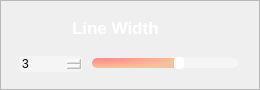
                 <widget class="QFrame" name="LINE_THICKNESS">
                  <property name="minimumSize">
                   <size>
                    <width>260</width>
                    <height>90</height>
                   </size>
                  </property>
                  <property name="maximumSize">
                   <size>
                    <width>260</width>
                    <height>90</height>
                   </size>
                  </property>
                  <property name="styleSheet">
                   <string notr="true">QFrame#LINE_THICKNESS{
border:2px solid rgba(255, 255, 255, 70);
border-radius:15px;
}</string>
                  </property>
                  <property name="frameShape">
                   <enum>QFrame::Shape::StyledPanel</enum>
                  </property>
                  <property name="frameShadow">
                   <enum>QFrame::Shadow::Raised</enum>
                  </property>
                  <layout class="QVBoxLayout" name="verticalLayout_23">
                   <item>
                    <widget class="QPushButton" name="ToggleBotton_5">
                     <property name="sizePolicy">
                      <sizepolicy hsizetype="Expanding" vsizetype="Fixed">
                       <horstretch>0</horstretch>
                       <verstretch>0</verstretch>
                      </sizepolicy>
                     </property>
                     <property name="minimumSize">
                      <size>
                       <width>0</width>
                       <height>30</height>
                      </size>
                     </property>
                     <property name="maximumSize">
                      <size>
                       <width>16777215</width>
                       <height>30</height>
                      </size>
                     </property>
                     <property name="font">
                      <font>
                       <family>Nirmala UI</family>
                       <pointsize>13</pointsize>
                       <italic>false</italic>
                       <bold>true</bold>
                      </font>
                     </property>
                     <property name="cursor">
                      <cursorShape>ArrowCursor</cursorShape>
                     </property>
                     <property name="mouseTracking">
                      <bool>true</bool>
                     </property>
                     <property name="focusPolicy">
                      <enum>Qt::FocusPolicy::StrongFocus</enum>
                     </property>
                     <property name="contextMenuPolicy">
                      <enum>Qt::ContextMenuPolicy::DefaultContextMenu</enum>
                     </property>
                     <property name="layoutDirection">
                      <enum>Qt::LayoutDirection::LeftToRight</enum>
                     </property>
                     <property name="autoFillBackground">
                      <bool>false</bool>
                     </property>
                     <property name="styleSheet">
                      <string notr="true">QPushButton{
background-image:url(:/setting /images/newsize/line.png);
background-repeat: no-repeat;
background-position: left center;
border: none;
border-left: 20px solid transparent;
text-align: left;
padding-left: 40px;
padding-bottom: 4px;
color: white;
font: 700 13pt &quot;Nirmala UI&quot;;
}</string>
                     </property>
                     <property name="text">
                      <string>Line Width</string>
                     </property>
                     <property name="autoDefault">
                      <bool>false</bool>
                     </property>
                     <property name="default">
                      <bool>false</bool>
                     </property>
                     <property name="flat">
                      <bool>false</bool>
                     </property>
                    </widget>
                   </item>
                   <item>
                    <widget class="QFrame" name="frame_5">
                     <property name="sizePolicy">
                      <sizepolicy hsizetype="Preferred" vsizetype="Preferred">
                       <horstretch>0</horstretch>
                       <verstretch>0</verstretch>
                      </sizepolicy>
                     </property>
                     <property name="minimumSize">
                      <size>
                       <width>0</width>
                       <height>20</height>
                      </size>
                     </property>
                     <property name="maximumSize">
                      <size>
                       <width>16777215</width>
                       <height>20</height>
                      </size>
                     </property>
                     <layout class="QHBoxLayout" name="horizontalLayout_21" stretch="3,7">
                      <property name="spacing">
                       <number>10</number>
                      </property>
                      <property name="leftMargin">
                       <number>8</number>
                      </property>
                      <property name="topMargin">
                       <number>0</number>
                      </property>
                      <property name="rightMargin">
                       <number>10</number>
                      </property>
                      <property name="bottomMargin">
                       <number>0</number>
                      </property>
                      <item>
                       <widget class="QDoubleSpinBox" name="line_spinbox">
                        <property name="cursor">
                         <cursorShape>PointingHandCursor</cursorShape>
                        </property>
                        <property name="styleSheet">
                         <string notr="true">QDoubleSpinBox {
border: 0px solid lightgray;
border-radius: 2px;
background-color: rgba(255,255,255,90);
font: 600 9pt &quot;Segoe UI&quot;;
}
        
QDoubleSpinBox::up-button {
width: 10px;
height: 9px;
margin: 0px 3px 0px 0px;
border-image: url(:/setting /images/newsize/box_up.png);
}
QDoubleSpinBox::up-button:pressed {
margin-top: 1px;
}
            
QDoubleSpinBox::down-button {
width: 10px;
height: 9px;
margin: 0px 3px 0px 0px;
border-image:url(:/setting /images/newsize/box_down.png);
}
QDoubleSpinBox::down-button:pressed {
margin-bottom: 1px;
}</string>
                        </property>
                        <property name="decimals">
                         <number>0</number>
                        </property>
                        <property name="minimum">
                         <double>0.000000000000000</double>
                        </property>
                        <property name="maximum">
                         <double>5.000000000000000</double>
                        </property>
                        <property name="singleStep">
                         <double>1.000000000000000</double>
                        </property>
                        <property name="value">
                         <double>3.000000000000000</double>
                        </property>
                       </widget>
                      </item>
                      <item>
                       <widget class="QSlider" name="line_slider">
                        <property name="cursor">
                         <cursorShape>PointingHandCursor</cursorShape>
                        </property>
                        <property name="styleSheet">
                         <string notr="true">QSlider::groove:horizontal {
border: none;
height: 10px;
background-color: rgba(255,255,255,90);
border-radius: 5px;
}

QSlider::handle:horizontal {
width: 10px;
margin: -1px 0px -1px 0px;
border-radius: 3px;
background-color: white;
}

QSlider::sub-page:horizontal {
background-color:  qradialgradient(cx:0, cy:0, radius:1, fx:0.1, fy:0.1, stop:0 rgb(253, 139, 133),  stop:1 rgb(248, 194, 152));
border-radius: 5px;
}</string>
                        </property>
                        <property name="minimum">
                         <number>0</number>
                        </property>
                        <property name="maximum">
                         <number>5</number>
                        </property>
                        <property name="pageStep">
                         <number>1</number>
                        </property>
                        <property name="value">
                         <number>3</number>
                        </property>
                        <property name="orientation">
                         <enum>Qt::Orientation::Horizontal</enum>
                        </property>
                       </widget>
                      </item>
                     </layout>
                    </widget>
                   </item>
                  </layout>
                 </widget>
